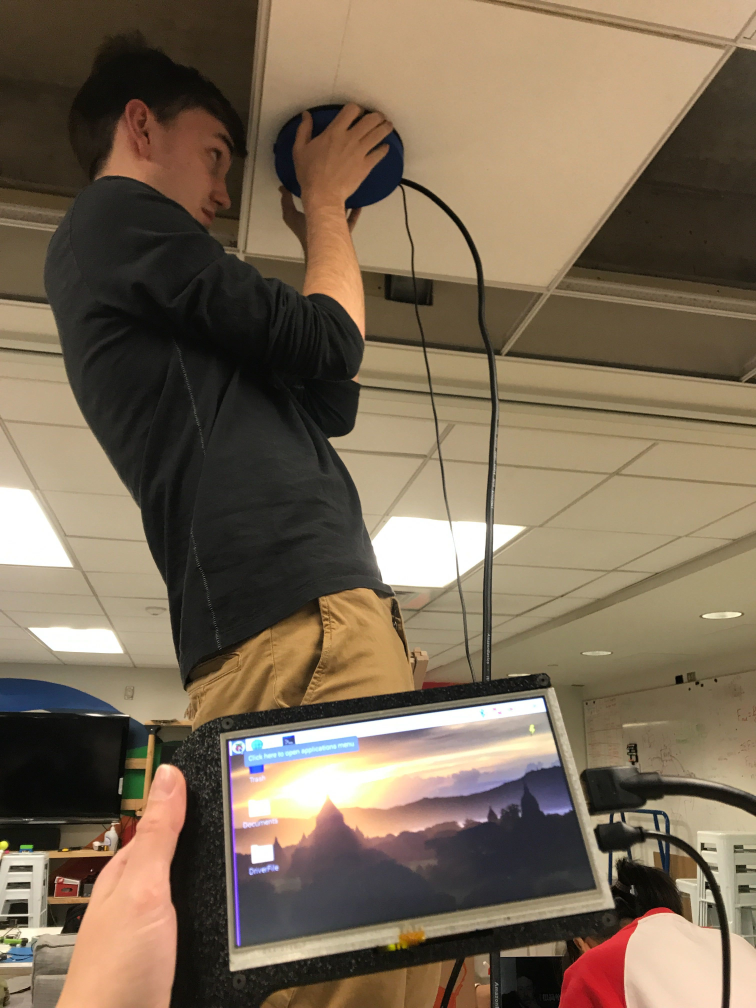
#> input picture PythonML/Image from iOS (1).jpg, 3024 x 4032 px, given in place of the camera (shown at 1/4 size)
$ python rotation.py
#> lines starting #> are read from the running program, lines starting #| are printed output that depends on the picture; after the words box and inside, x2 and y2 are one past the last pixel; in counts of white or black regions, pixels touching at a corner belong together; long printed decimals are rounded
#ENTER IN SETUP VALUES BELOW
lowPink = 159
highPink = 176
lowGreen = 26
highGreen = 36

import numpy as np
import cv2 as cv
import math

cap = cv.VideoCapture(0)

font = cv.FONT_HERSHEY_SIMPLEX
maxLeft = 0
maxRight = 0
#First we get two sets of (x,y) coordinates, Left Ball and Right Ball
#We have: xL, yL, xR, yR

#Choose Coordinates to Test
#xL=1
#yL=1
#xR=-1
#yR=1


#Angle Calculation
def angleCalculation(xL, yL, xR, yR):

    #determine if Left or Right

    if yR>yL: #left
        direction = "Left"
        if xL>xR: #0-90
            #CASE 1L: angle is between 0 and 90
            m1 = (yR-yL)/(xL-xR) #slope
            rad = math.atan(m1)
            angle = rad*180/math.pi
            case = "1L"
        elif xL<xR: #>90
            #CASE 2L: angle is greater than 90
            m1 = (yR-yL)/(xL-xR) #slope
            rad = math.atan(m1)
            angle = 180 + rad*180/math.pi
            case = "2L"
        else:
            #angle is exactly 90
            angle = 90

    elif yR<yL: #right
        direction = "Right"
        if xL>xR: #0-90
            #CASE 1R: angle is between 0 and 90
            m1 = (yR-yL)/(xL-xR) #slope
            rad = math.atan(m1)
            angle = -rad*180/math.pi
            case = "1R"
        elif xL<xR: #>90
            #CASE 2R: angle is greater than 90
            m1 = (yR-yL)/(xL-xR) #slope
            rad = math.atan(m1)
            angle = 180 - rad*180/math.pi
            case = "2R"
        else:
            #angle is exactly 90
            angle = 90

    else: #horizontal
        angle = 0
        direction = "Horizontal"

    return angle, direction

def process():

    while(1):

        _, frame = cap.read()
#> frame is the input picture: shape (4032, 3024, 3); mean B, G, R 85.4, 105.4, 121.8

        hsv = cv.cvtColor(frame, cv.COLOR_BGR2HSV)
#> hsv: shape (4032, 3024, 3); mean H, S, V 28.6, 78.5, 123

        """ lowerGreen = np.array([5, 50, 50])
        upperGreen = np.array([25, 255, 255]) """

        #lowerPink = np.array([140, 100, 100])
        #upperPink = np.array([160, 255, 255])

        #This is actually Pink
        lowerPink = np.array([lowPink, 50, 100])
        upperPink = np.array([highPink, 255, 255])

        #This is actually Green
        lowerGreen = np.array([lowGreen, 50, 100])
        upperGreen = np.array([highGreen, 255, 255])

        #gives us a binary image of black and white
        maskPink = cv.inRange(hsv, lowerPink, upperPink)
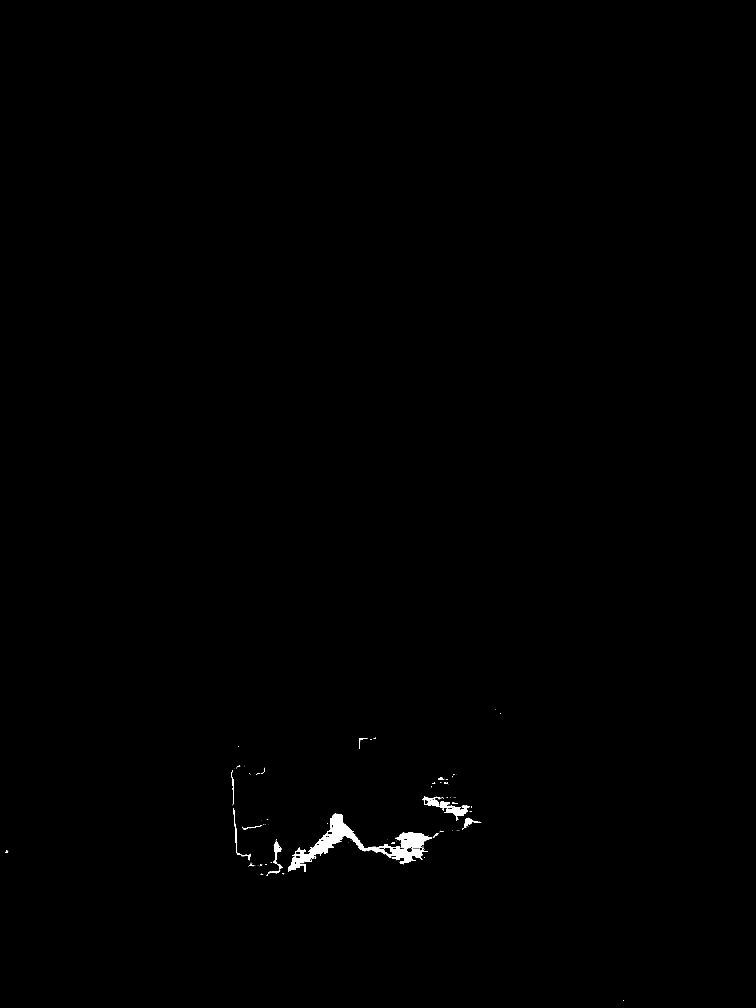
#> maskPink: shape (4032, 3024) (shown at 1/4 size); 0.31% white; 177 white regions (144 under 20 px), largest, box (x1, y1, x2, y2) and area: (1152, 3254, 1729, 3487) 28767, (1690, 3186, 1879, 3266) 4016, (1092, 3364, 1125, 3456) 1048
        maskGreen = cv.inRange(hsv, lowerGreen, upperGreen)
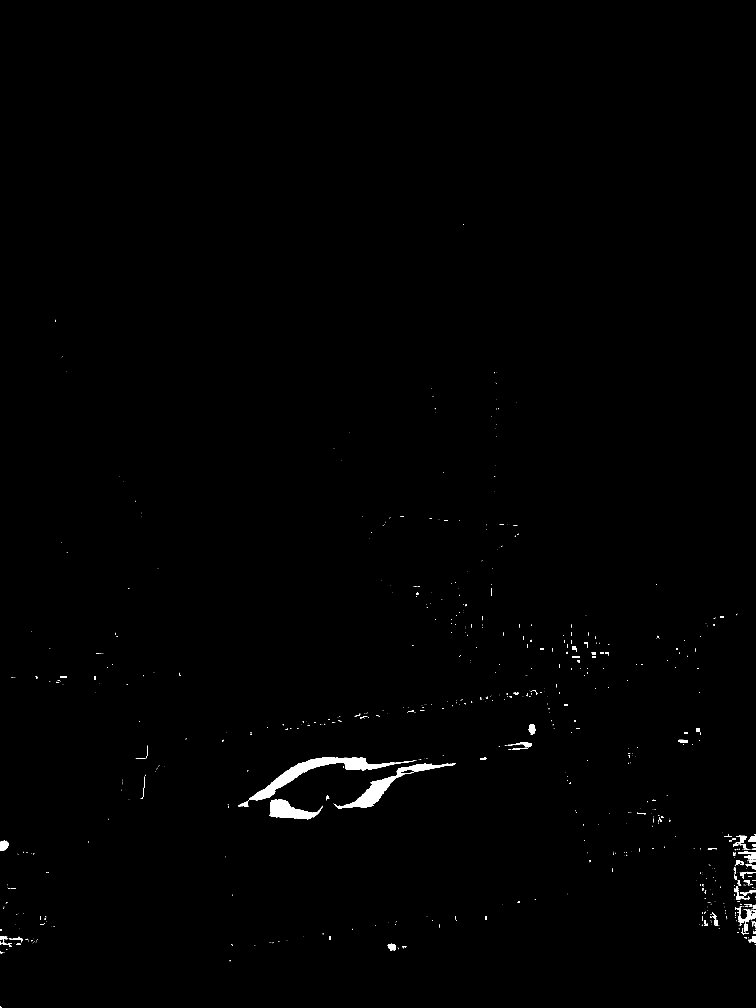
#> maskGreen: shape (4032, 3024) (shown at 1/4 size); 0.53% white; 900 white regions (760 under 20 px)

        #parameters: input, threshold value (used to classify pixel values), maxVal (value to assign if pixel is more or less than thresh val)
        __, thresh = cv.threshold(maskPink, 140, 255, cv.THRESH_BINARY)
        __, thresh2 = cv.threshold(maskGreen, 140, 255, cv.THRESH_BINARY)

        contours, ___ = cv.findContours(thresh, cv.RETR_TREE, cv.CHAIN_APPROX_SIMPLE)
#> contours = 280 contours, 239 with area under 20; largest, box (x1, y1, x2, y2) and area: (1152, 3254, 1729, 3487) 29333, (1690, 3186, 1879, 3266) 3988, (1092, 3364, 1125, 3456) 960, (1856, 3272, 1924, 3311) 636, (1535, 3390, 1569, 3418) 603
        contours2, ___ = cv.findContours(thresh2, cv.RETR_TREE, cv.CHAIN_APPROX_SIMPLE)
#> contours2 = 970 contours, 872 with area under 20; largest, box (x1, y1, x2, y2) and area: (998, 3028, 1662, 3201) 18756, (1337, 3053, 1824, 3234) 13522, (1078, 3197, 1291, 3277) 8364, (2940, 3624, 3024, 3728) 1969, (0, 3362, 35, 3402) 1016


        if len(contours) > 0:
            maxcontour = max(contours, key = cv.contourArea)
#> maxcontour = contour of 1436 points, box (x1, y1, x2, y2) (1152, 3254, 1729, 3487), area 29333

            #outputs a dictionary of all moments calculated like area, centroid, etc
            M = cv.moments(maxcontour)
#> M = moments, m00 29333, centre m10/m00, m01/m00 = (1443.8, 3376.6)

            if M['m00'] > 0 and cv.contourArea(maxcontour) > 100:
                #calculation of centroid
                cx = int(M['m10'] / M['m00'])
#> cx = 1443
                xL = int(M['m10'] / M['m00'])
#> xL = 1443
                cy = int(M['m01'] / M['m00'])
#> cy = 3376
                yL = int(M['m01'] / M['m00'])
#> yL = 3376
            else:
                cx, cy = 10000, 250
                xL, yL = 10000, 250
        else:
            cx, cy = 10000, 250
            xL, yL = 10000, 250

        if len(contours2) > 0:
            maxcontour = max(contours2, key = cv.contourArea)
#> maxcontour = contour of 736 points, box (x1, y1, x2, y2) (998, 3028, 1662, 3201), area 18756

            #outputs a dictionary of all moments calculated like area, centroid, etc
            M = cv.moments(maxcontour)
#> M = moments, m00 18756, centre m10/m00, m01/m00 = (1258.7, 3088)

            if M['m00'] > 0 and cv.contourArea(maxcontour) > 100:
                #calculation of centroid
                cx2 = int(M['m10'] / M['m00'])
#> cx2 = 1258
                xR = int(M['m10'] / M['m00'])
#> xR = 1258
                cy2 = int(M['m01'] / M['m00'])
#> cy2 = 3088
                yR = int(M['m01'] / M['m00'])
#> yR = 3088
            else:
                cx2, cy2 = -10000, 250
                xR, yR = -10000, 250
        else:
            cx2, cy2 = -10000, 250
            xR, yR = -10000, 250

        #draw contours
        cv.drawContours(frame, contours, -1, (0, 255, 0), 3)
        cv.drawContours(frame, contours2, -1, (0, 255, 0), 3)

        #draw centroid
        cv.circle(frame, (cx, cy), 5, (0, 0, 255), -1)
        cv.putText(frame, "L", (cx - 25, cy -25), font, 1, (255, 255, 255), 2, cv.LINE_AA)

        cv.circle(frame, (cx2, cy2), 5, (0, 0, 255), -1)
        cv.putText(frame, "R", (cx2 - 25, cy2 -25), font, 1, (255, 255, 255), 2, cv.LINE_AA)

        #draw line from centroid
        cv.line(frame, (cx, cy), (cx2, cy2), (255, 0 , 0), 5)

        angleCalculated, direction = angleCalculation(xL, yL, xR, yR)
#> in angleCalculation, `m1 = (yR-yL)/(xL-xR)`: m1 = -1.56
#> in angleCalculation, `rad = math.atan(m1)`: rad = -1
#> in angleCalculation, `angle = -rad*180/math.pi`: angle = 57.28
#> angleCalculated = 57.28; direction = 'Right'
        global maxLeft
        global maxRight
        if angleCalculated > maxLeft:
            if direction == "Left":
                maxLeft = angleCalculated
        if angleCalculated > maxRight:
            if direction == "Right":
                maxRight = angleCalculated
#> maxRight = 57.28


        cv.putText(frame, "o", (55,75), font, 1, (255,255,255), 2, cv.LINE_AA)

        cv.putText(frame, str(round(angleCalculated)), (25,100), font, 1, (255, 255, 255), 2, cv.LINE_AA)
        cv.putText(frame, str(direction), (75,100), font, 1, (255, 255, 255), 2, cv.LINE_AA)
        cv.putText(frame, str(round(maxLeft)) + " MaxL", (450,100), font, 1, (255, 255, 255), 2, cv.LINE_AA)
        cv.putText(frame, str(round(maxRight)) + " MaxR", (450,150), font, 1, (255, 255, 255), 2, cv.LINE_AA)
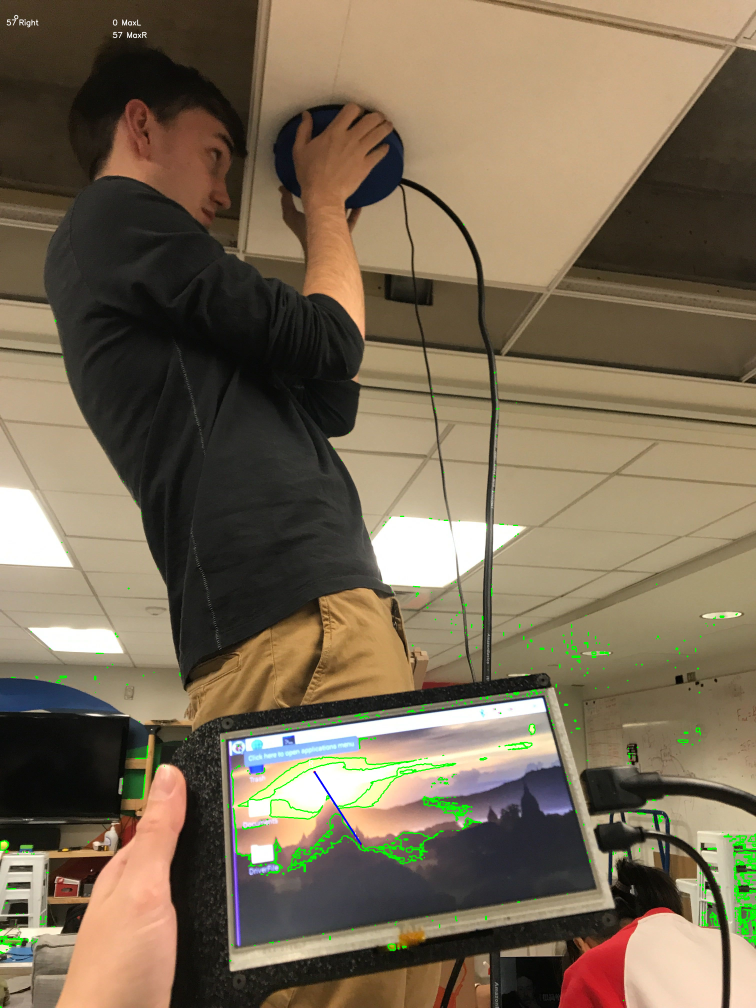
#> frame: shape (4032, 3024, 3) (shown at 1/4 size); mean B, G, R 84.5, 106.3, 120.6
        print(angleCalculated, direction)
#| 57.285 Right
        print(xL, " ", yL, " ",xR," ", yR)
#| 1443   3376   1258   3088

        cv.imshow("centroid & line", frame)


        k = cv.waitKey(5) & 0xff
#> (key Esc is pressed here)

        if k == 27:
            break

    cv.destroyAllWindows()

process()

$ run again, on PythonML/Centroids with collab line.PNG
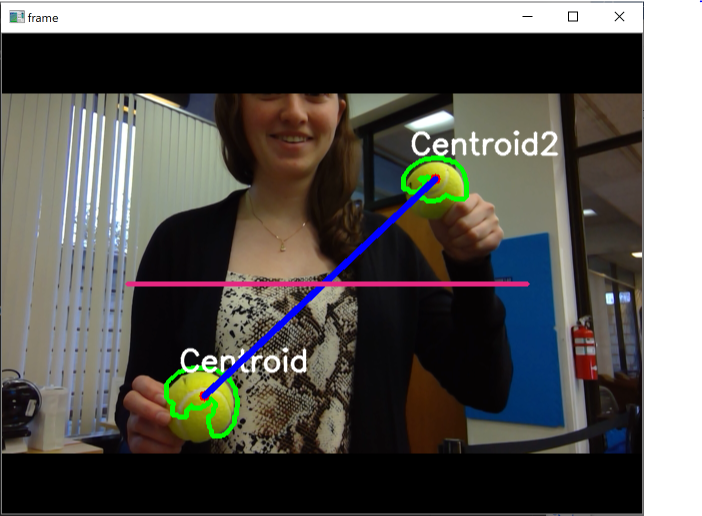
#> input picture PythonML/Centroids with collab line.PNG, 1403 x 1031 px, given in place of the camera (shown at 1/2 size)
#> in process, frame is the input picture: shape (1031, 1403, 3); mean B, G, R 83.1, 87.3, 88.9
#> hsv: shape (1031, 1403, 3); mean H, S, V 35, 58.4, 97
#> in process, `maskPink = cv.inRange(hsv, lowerPink, upperPink)`:
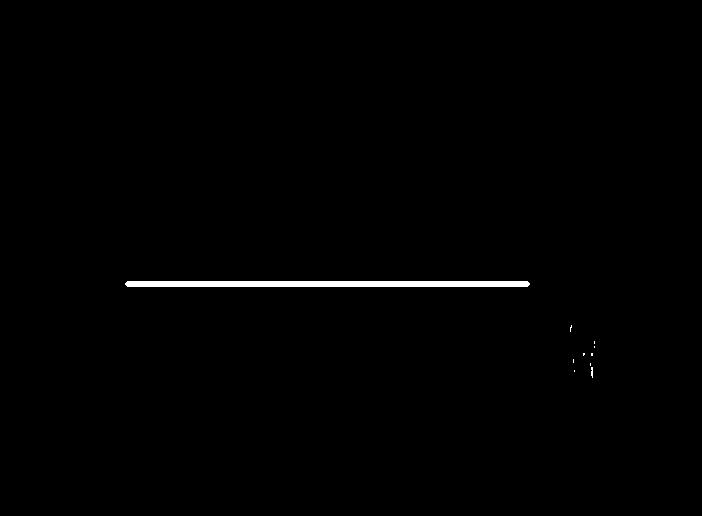
#> maskPink: shape (1031, 1403) (shown at 1/2 size); 0.57% white; 10 white regions (7 under 20 px), largest, box (x1, y1, x2, y2) and area: (250, 563, 1060, 573) 8052, (1182, 735, 1186, 755) 64, (1140, 651, 1144, 663) 24
#> maskGreen: shape (1031, 1403); 1.8% white; 308 white regions (223 under 20 px)
#> contours = 10 contours, 8 with area under 20; largest, box (x1, y1, x2, y2) and area: (250, 563, 1060, 573) 7237, (1182, 735, 1186, 755) 40
#> contours2 = 316 contours, 266 with area under 20; largest, box (x1, y1, x2, y2) and area: (968, 187, 1090, 307) 4935, (338, 743, 438, 829) 4598, (814, 323, 928, 395) 4430, (420, 761, 468, 865) 3040, (368, 805, 426, 863) 1404
#> in process, `maxcontour = max(contours, key = cv.contourArea)`: maxcontour = contour of 28 points, box (x1, y1, x2, y2) (250, 563, 1060, 573), area 7237
#> in process, `M = cv.moments(maxcontour)`: M = moments, m00 7237, centre m10/m00, m01/m00 = (654.5, 567.5)
#> cx = 654
#> cy = 567
#> in process, `maxcontour = max(contours2, key = cv.contourArea)`: maxcontour = contour of 304 points, box (x1, y1, x2, y2) (968, 187, 1090, 307), area 4935
#> in process, `M = cv.moments(maxcontour)`: M = moments, m00 4935, centre m10/m00, m01/m00 = (1033.6, 235.9)
#> cx2 = 1033
#> cy2 = 235
#> m1 = 0.876
#> rad = 0.719
#> angle = 138.8
#> direction = 'Right'
#> maxRight = 138.8
#> in process, `cv.putText(frame, str(round(maxRight)) + " MaxR", (450,150), font, 1, ..`:
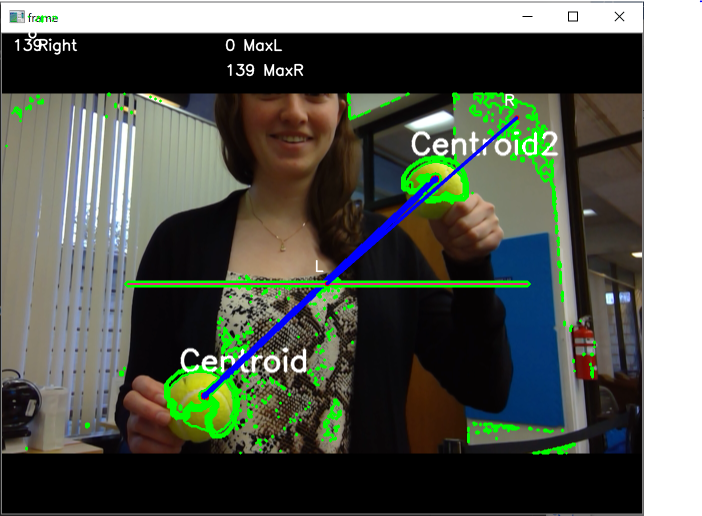
#> frame: shape (1031, 1403, 3) (shown at 1/2 size); mean B, G, R 81.9, 91.5, 86.1
#| 138.782 Right
#| 654   567   1033   235
